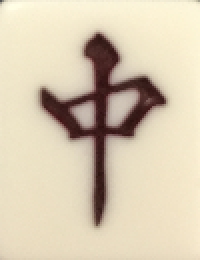
#> input picture example/before/chun.png, 100 x 130 px (shown 2 times larger); its folder holds only this picture in this run
$ python binarization.py
#> lines starting #> are read from the running program, lines starting #| are printed output that depends on the picture; after the words box and inside, x2 and y2 are one past the last pixel; in counts of white or black regions, pixels touching at a corner belong together
import cv2
import os
import glob


# ---------------------------------------------
# 画像の2値化を行う
# ---------------------------------------------
# フォルダ内のファイルを読み込む
for file_path in glob.glob("example/before/*"):
    # 画像が存在するかを確認
    if not os.path.exists(file_path):
        print(file_path + "は存在しません。")
        continue

    # 画像を読み込む
    img = cv2.imread(file_path)
#> img is the input picture: shape (130, 100, 3); mean B, G, R 177.8, 201.6, 215.4

    # グレースケールに変換
    gray = cv2.cvtColor(img, cv2.COLOR_BGR2GRAY)
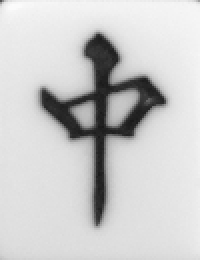
#> gray: shape (130, 100) (shown 2 times larger); min 24, max 252, mean 203

    # ガウシアンフィルターをかける
    gauss = cv2.GaussianBlur(gray, (9, 9), 0)
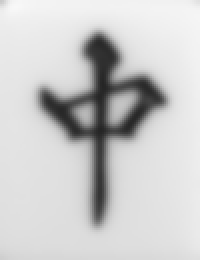
#> gauss: shape (130, 100) (shown 2 times larger); min 37, max 248, mean 203

    # 2値化する
    thres = cv2.threshold(gauss, 180, 255, cv2.THRESH_BINARY)[1]
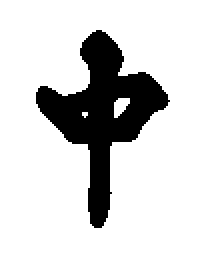
#> thres: shape (130, 100) (shown 2 times larger); 81.9% white; 1 black region, box (x1, y1, x2, y2) and area: (18, 15, 85, 114) 2352

    # 画像を表示
    cv2.imwrite(file_path.replace("example/before/", "example/after/"), thres)
    cv2.waitKey(0)
    cv2.destroyAllWindows()

$ run again, on example/before/m1.png
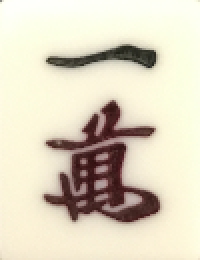
#> input picture example/before/m1.png, 100 x 130 px (shown 2 times larger)
#> img is the input picture: shape (130, 100, 3); mean B, G, R 192.4, 212.8, 221.4
#> `gauss = cv2.GaussianBlur(gray, (9, 9), 0)`:
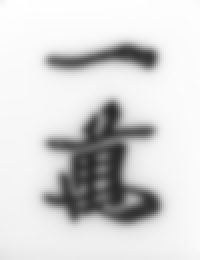
#> gauss: shape (130, 100) (shown 2 times larger); min 42, max 255, mean 213
#> `thres = cv2.threshold(gauss, 180, 255, cv2.THRESH_BINARY)[1]`:
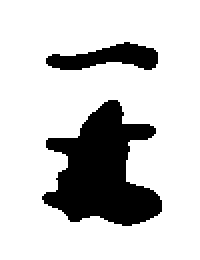
#> thres: shape (130, 100) (shown 2 times larger); 79.8% white; 2 black regions, box (x1, y1, x2, y2) and area: (21, 50, 81, 113) 2167, (23, 21, 79, 35) 461

$ run again, on example/before/m3.png
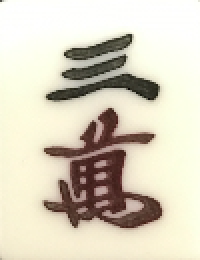
#> input picture example/before/m3.png, 100 x 130 px (shown 2 times larger)
#> img is the input picture: shape (130, 100, 3); mean B, G, R 190.7, 208.6, 215.8
#> `gauss = cv2.GaussianBlur(gray, (9, 9), 0)`:
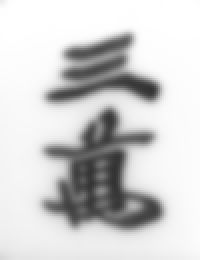
#> gauss: shape (130, 100) (shown 2 times larger); min 50, max 255, mean 208.8
#> `thres = cv2.threshold(gauss, 180, 255, cv2.THRESH_BINARY)[1]`:
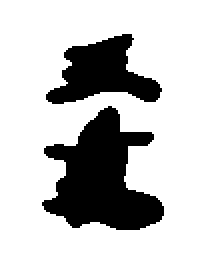
#> thres: shape (130, 100) (shown 2 times larger); 75.1% white; 2 black regions, box (x1, y1, x2, y2) and area: (21, 53, 82, 115) 2138, (23, 17, 81, 52) 1095

$ run again, on example/before/east.png
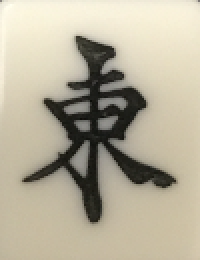
#> input picture example/before/east.png, 100 x 130 px (shown 2 times larger)
#> img is the input picture: shape (130, 100, 3); mean B, G, R 154.6, 174.7, 181.9
#> `gauss = cv2.GaussianBlur(gray, (9, 9), 0)`:
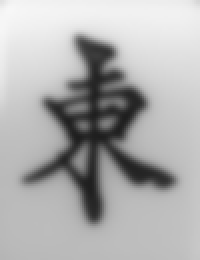
#> gauss: shape (130, 100) (shown 2 times larger); min 30, max 247, mean 174.6
#> `thres = cv2.threshold(gauss, 180, 255, cv2.THRESH_BINARY)[1]`:
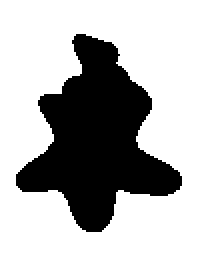
#> thres: shape (130, 100) (shown 2 times larger); 68.9% white; 1 black region, box (x1, y1, x2, y2) and area: (8, 17, 91, 116) 4046
